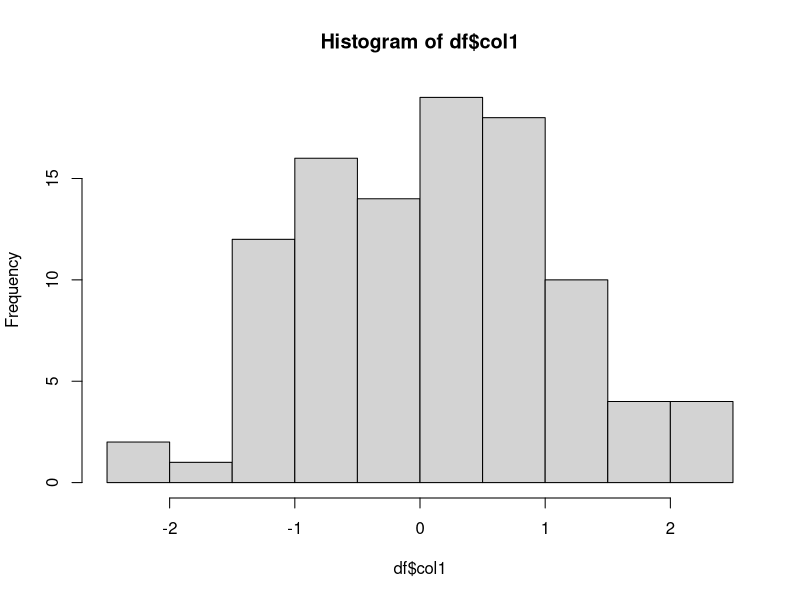

Source code (R):
n<-c(2,3,5)
s<-c("aa","bb","Cc")
b<-c(T,F,F)
df<-data.frame(n,s,b)
mtcars
head(mtcars)
help(mtcars)

x<-rnorm(100)
y<-rnorm(100)
z<-sample(c("A","B","C"),size=100,replace=T,prob=c(.4,.3,.3))
df<-data.frame(x,y,z)
df
head(df)
colnames(df)<-c("col1","col2","name")
df$col1
head(df$col1)
hist(df$col1)
df[1:6,]
df[2,3]
df[1:6,1:2]
summary(df)
df[df$name=="A",1:3]
df[df$col1<0,1:2]
df$col1<0 & df$col2>0
x<-data.frame(col1=5,col2=7,name="Dave")
head(df)
df
df<-rbind(df,x)
df
crazy<-rnorm(101,11,2)
df<-cbind(df,crazy)
df
